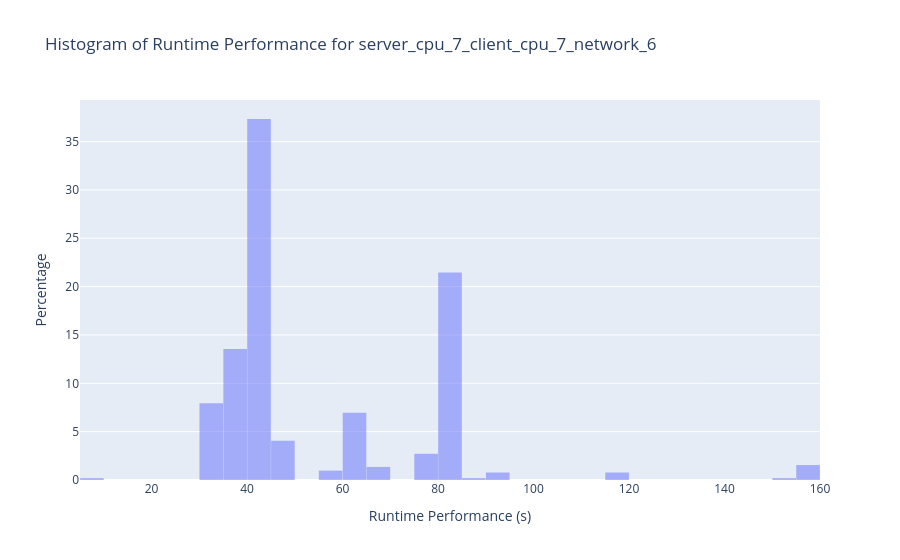
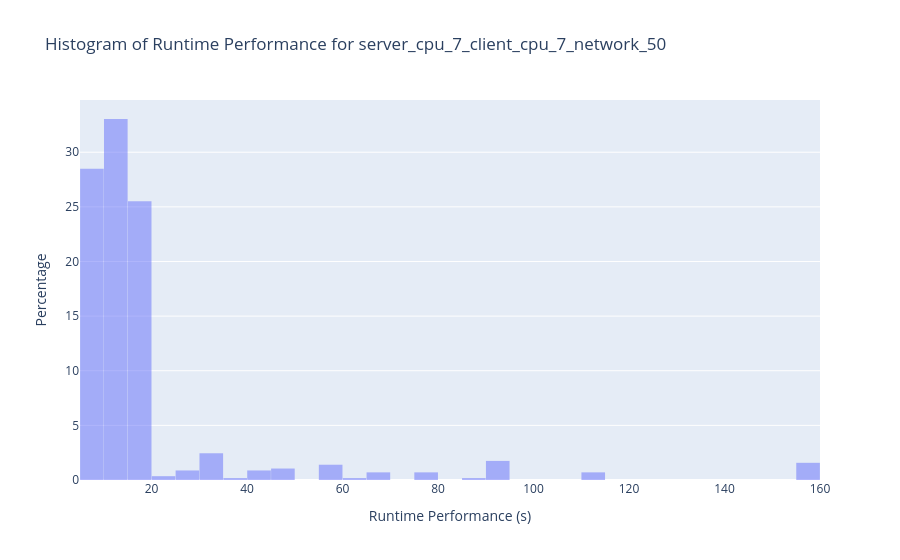
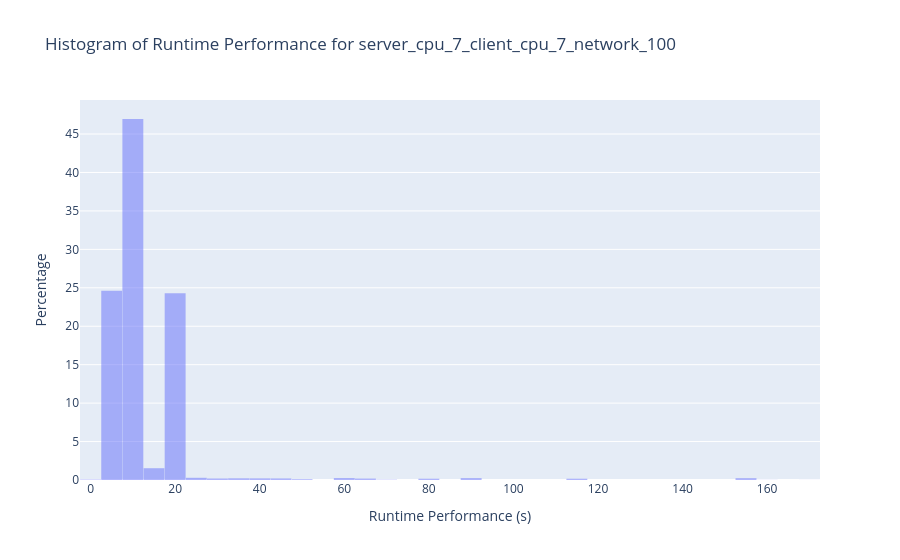
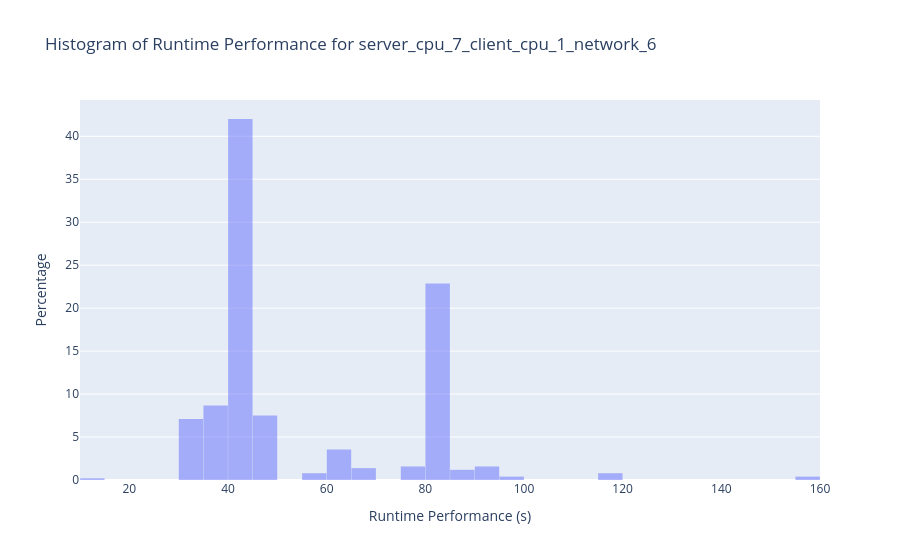

The cell these charts' notebook holds for them, in order:
### Code cell
# Create a figure for each scenario
figures = []

# Iterate over each scenario and create a separate histogram figure
for scenario_name, condition in scenario_filters.items():
    # Filter the DataFrame for the selected scenario
    histogram_df = df[condition].copy()

    # Check if there are values for the scenario
    if not histogram_df.empty:
        # Drop the 'compression' column
        histogram_df.drop(['host','system','table'], axis=1, inplace=True)
        histogram_df = pd.get_dummies(histogram_df, columns=['compression'])

        scaler = MaxAbsScaler()

        # Define columns to scale
        columns_to_scale = histogram_df.columns.difference(['time', 'datasize'])

        # Apply MinMaxScaler to selected columns
        histogram_df[columns_to_scale] = scaler.fit_transform(histogram_df[columns_to_scale])

        # Calculate the bin size (in seconds)
        bin_size = 3

        # Calculate the number of bins based on the bin size
        num_bins = int((histogram_df['time'].max() - histogram_df['time'].min()) / bin_size)

        # Create a histogram trace
        trace = go.Histogram(
            x=histogram_df['time'],
            nbinsx=num_bins,
            histnorm='percent',  # Display as percentage
            opacity=0.5,
        )

        # Create a layout for the figure
        layout = go.Layout(
            title=f'Histogram of Runtime Performance for {scenario_name}',
            xaxis_title='Runtime Performance (s)',
            yaxis_title='Percentage',
            bargap=0.01,
        )

        # Create the figure
        fig = go.Figure(data=[trace], layout=layout)

        # Add the figure to the list of figures
        figures.append(fig)

# Show each figure separately
for fig in figures:
    fig.show()

### Figure 1 — Plotly figure (JSON) as saved in the notebook; plotly's stock layout.template omitted (floating-point values rounded to 4 significant figures; data arrays with more than 128 entries replaced by an {"elided": "..."} marker saying what was removed)
{"data": [{"histnorm": "percent", "nbinsx": 50, "opacity": 0.5, "type": "histogram", "x": {"elided": "517 float values"}}], "layout": {"bargap": 0.01, "title": {"text": "Histogram of Runtime Performance for server_cpu_7_client_cpu_7_network_6"}, "xaxis": {"title": {"text": "Runtime Performance (s)"}}, "yaxis": {"title": {"text": "Percentage"}}}}

### Figure 2 — Plotly figure (JSON) as saved in the notebook; plotly's stock layout.template omitted (floating-point values rounded to 4 significant figures; data arrays with more than 128 entries replaced by an {"elided": "..."} marker saying what was removed)
{"data": [{"histnorm": "percent", "nbinsx": 50, "opacity": 0.5, "type": "histogram", "x": {"elided": "572 float values"}}], "layout": {"bargap": 0.01, "title": {"text": "Histogram of Runtime Performance for server_cpu_7_client_cpu_7_network_50"}, "xaxis": {"title": {"text": "Runtime Performance (s)"}}, "yaxis": {"title": {"text": "Percentage"}}}}

### Figure 3 — Plotly figure (JSON) as saved in the notebook; plotly's stock layout.template omitted (floating-point values rounded to 4 significant figures; data arrays with more than 128 entries replaced by an {"elided": "..."} marker saying what was removed)
{"data": [{"histnorm": "percent", "nbinsx": 56, "opacity": 0.5, "type": "histogram", "x": {"elided": "11481 float values"}}], "layout": {"bargap": 0.01, "title": {"text": "Histogram of Runtime Performance for server_cpu_7_client_cpu_7_network_100"}, "xaxis": {"title": {"text": "Runtime Performance (s)"}}, "yaxis": {"title": {"text": "Percentage"}}}}

### Figure 4 — Plotly figure (JSON) as saved in the notebook; plotly's stock layout.template omitted (floating-point values rounded to 4 significant figures; data arrays with more than 128 entries replaced by an {"elided": "..."} marker saying what was removed)
{"data": [{"histnorm": "percent", "nbinsx": 48, "opacity": 0.5, "type": "histogram", "x": {"elided": "507 float values"}}], "layout": {"bargap": 0.01, "title": {"text": "Histogram of Runtime Performance for server_cpu_7_client_cpu_1_network_6"}, "xaxis": {"title": {"text": "Runtime Performance (s)"}}, "yaxis": {"title": {"text": "Percentage"}}}}
